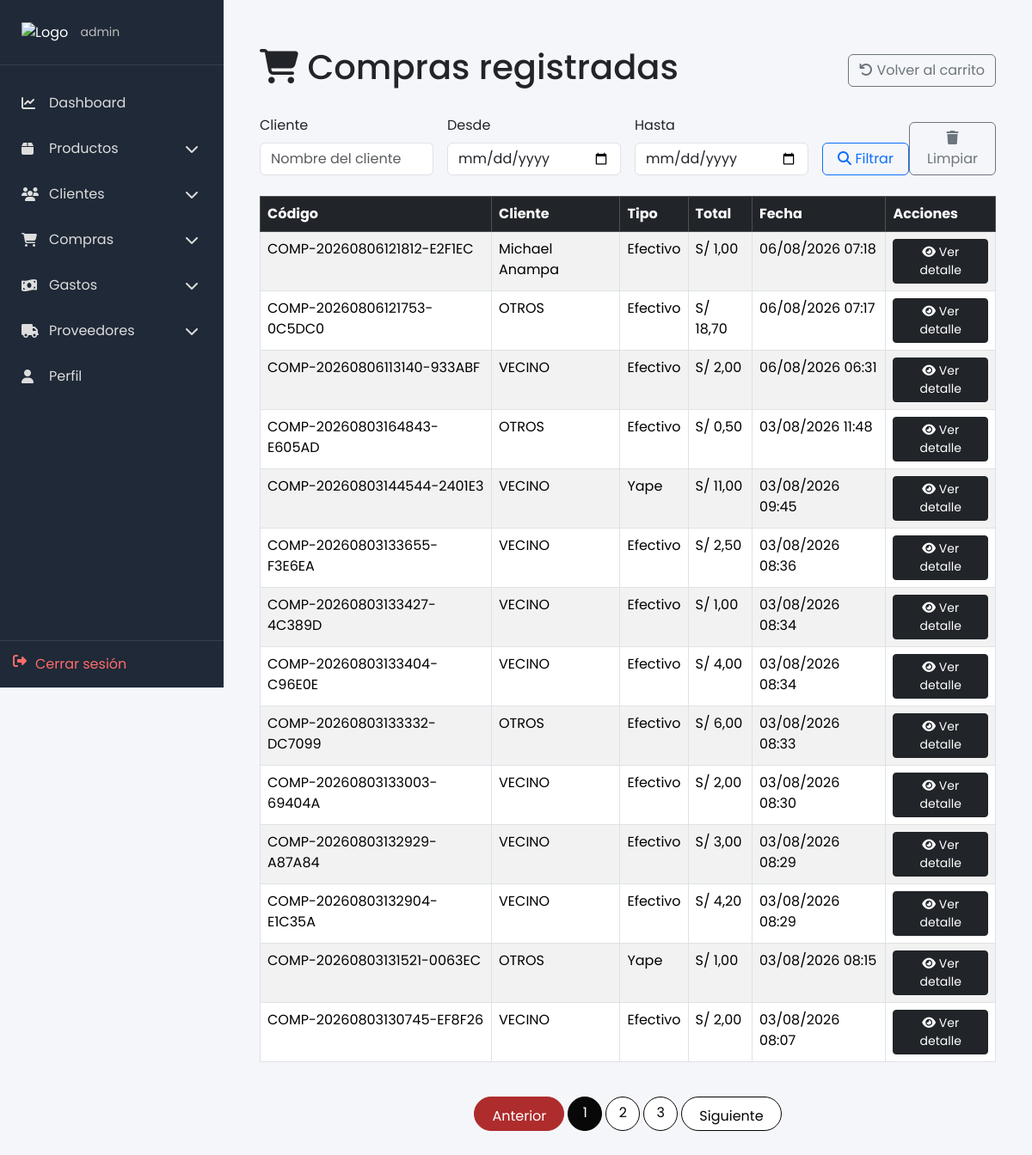
/carrito/lista-compras/ (signed in), run on an earlier commit of the app's database.
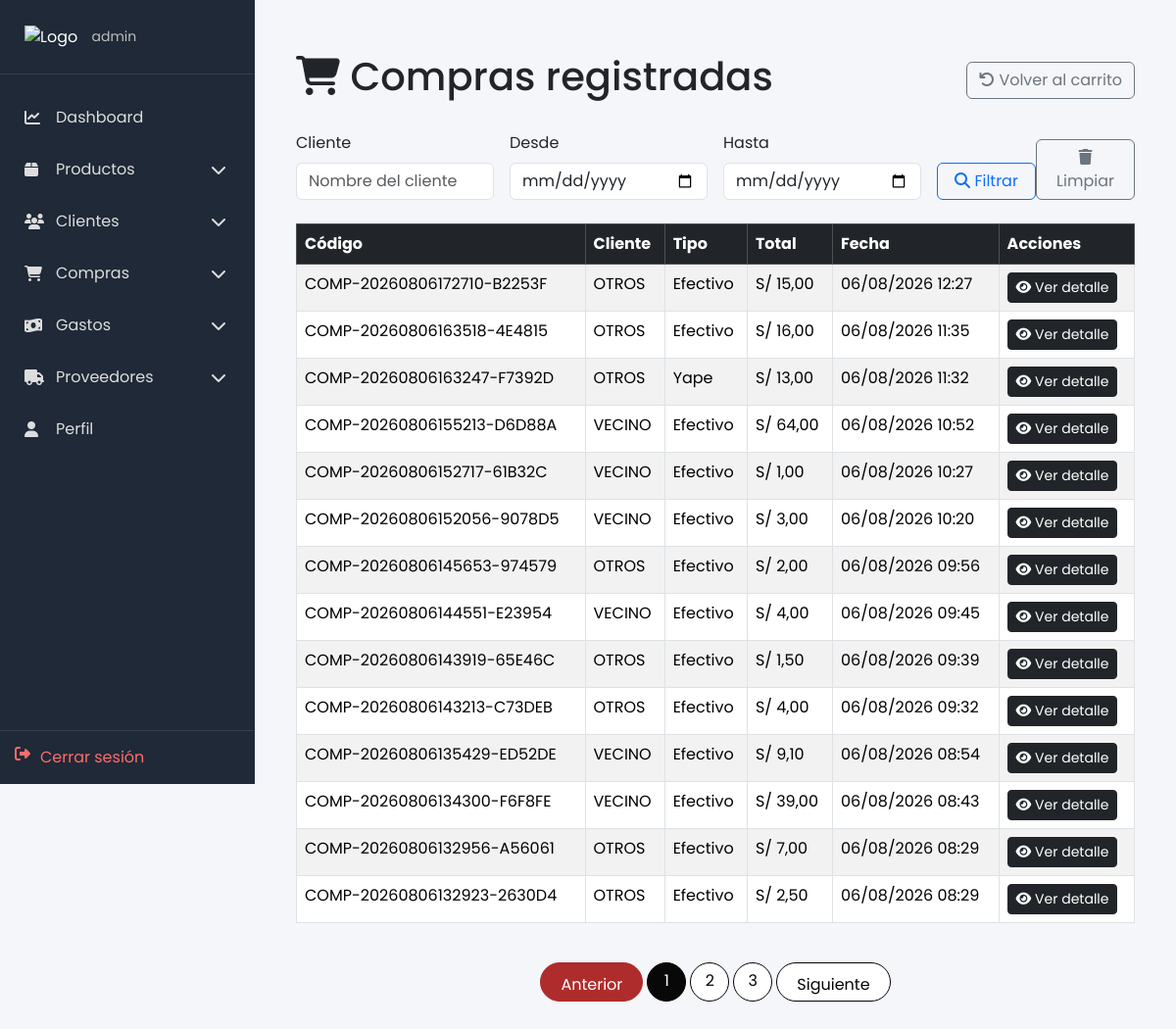
And on a later commit of the database.
### carrito/models.py (models this page shows, shortened)
class Compra(models.Model):
    TIPO_COMPRA_CHOICES = [
        ('yape', 'Yape'),
        ('efectivo', 'Efectivo'),
        ('fiado', 'Fiado'),
    ]
    codigo = models.CharField(max_length=50, unique=True)
    user = models.ForeignKey(settings.AUTH_USER_MODEL, on_delete=models.SET_NULL, null=True, blank=True)
    cliente = models.ForeignKey(Cliente, on_delete=models.SET_NULL, null=True, blank=True)
    fecha = models.DateTimeField(auto_now_add=True)
    subtotal = models.DecimalField(max_digits=12, decimal_places=2, default=Decimal('0.00'))
    descuento = models.DecimalField(max_digits=12, decimal_places=2, default=Decimal('0.00'))
    adicional = models.DecimalField(max_digits=12, decimal_places=2, default=Decimal('0.00'))
    total = models.DecimalField(max_digits=12, decimal_places=2, default=Decimal('0.00'))
    tipo_compra = models.CharField(max_length=20, choices=TIPO_COMPRA_CHOICES, default='efectivo')
    estado = models.CharField(max_length=50, default='Registrada')

### clientes/models.py (models this page shows, shortened)
class Cliente(models.Model):
    nombre = models.CharField(max_length=100)
    email = models.EmailField(unique=True)
    telefono = models.CharField(max_length=20)
    direccion = models.TextField()
    fecha_registro = models.DateTimeField(auto_now_add=True)
    activo = models.BooleanField(default=True)
    class Meta:
        ordering = ['-fecha_registro']
        verbose_name_plural = "Clientes"

### carrito/views.py (the view)
# urls.py: path('lista-compras/', views.lista_compras, name='lista_compras'),
@login_required
def lista_compras(request):
    compras = Compra.objects.select_related('cliente').order_by('-fecha')
    cliente = request.GET.get('cliente')
    fecha_inicio = request.GET.get('fecha_inicio')
    fecha_fin = request.GET.get('fecha_fin')
    if cliente:
        compras = compras.filter(cliente__nombre__icontains=cliente)
    if fecha_inicio:
        compras = compras.filter(fecha__date__gte=fecha_inicio)
    if fecha_fin:
        compras = compras.filter(fecha__date__lte=fecha_fin)
    paginator = Paginator(compras, 14)
    page = request.GET.get('page')
    page_obj = paginator.get_page(page)
    return render(request, 'lista_compras.html', {
        'compras': page_obj,
        'page_obj': page_obj,
        'cliente': cliente,
        'fecha_inicio': fecha_inicio,
        'fecha_fin': fecha_fin,
    })

### carrito/templates/lista_compras.html (shortened to what this page needs)
{% extends 'dashboard_base.html' %}
{% block content %}
<div class="container">
  <br>
  <div class="d-flex justify-content-between align-items-center mb-4">
    <h1><i class="fas fa-shopping-cart"></i> Compras registradas</h1>
    <a href="{% url 'carrito' %}" class="btn btn-outline-secondary"><i class="fas fa-arrow-rotate-left"></i> Volver al carrito</a>
  </div>
  <form method="get" class="row g-3 mb-4">
    <div class="col-md-3">
      <label class="form-label">Cliente</label>
      <input type="text" name="cliente" class="form-control" placeholder="Nombre del cliente">
    </div>
    <div class="col-md-3">
      <label class="form-label">Desde</label>
      <input type="date" name="fecha_inicio" class="form-control" value="{{ fecha_inicio }}">
    </div>
    <div class="col-md-3">
      <label class="form-label">Hasta</label>
      <input type="date" name="fecha_fin" class="form-control" value="{{ fecha_fin }}">
    </div>
    <div class="col-md-3 d-flex align-items-end">
      <div class="col-md-6">
      <button class="btn btn-outline-primary w-100"><i class="fas fa-search"></i> Filtrar
      </button>
      </div>
      <div class="col-md-6">
      <a href="{% url 'lista_compras' %}" class="btn btn-outline-secondary"><i class="fas fa-trash"></i> Limpiar</a>
      </div>
    </div>
  </form>
  {% if compras %}
    <div class="table-responsive">
      <table class="table table-hover table-striped table-bordered">
        <thead class="table-dark">
          <tr>
            <th>Código</th>
            <th>Cliente</th>
            <th>Tipo</th>
            <th>Total</th>
            <th>Fecha</th>
            <th>Acciones</th>
          </tr>
        </thead>
        <tbody>
          {% for compra in compras %}
            <tr>
              <td>{{ compra.codigo }}</td>
              <td>{% if compra.cliente %}{{ compra.cliente.nombre }}{% else %}Sin cliente{% endif %}</td>
              <td>{{ compra.get_tipo_compra_display }}</td>
              <td>S/ {{ compra.total }}</td>
              <td>{{ compra.fecha|date:'d/m/Y H:i' }}</td>
              <td>
                <a href="{% url 'compra_detalle' compra.pk %}" class="btn btn-sm btn-dark"><i class="fas fa-eye"></i> Ver detalle</a>
              </td>
            </tr>
          {% endfor %}
        </tbody>
      </table>
    </div>
  {% else %}
    <div class="alert alert-info">No hay compras registradas aún.</div>
  {% endif %}
</div>
{% if page_obj.paginator.num_pages > 1 %}
<nav aria-label="Paginación" class="mt-4">
  <ul class="pagination justify-content-center">
    {% if page_obj.has_previous %}
      <li class="page-item">
        <a class="page-link" href="?q={{ query }}&tipo={{ tipo }}&page={{ page_obj.previous_page_number }}">Anterior</a>
      </li>
    {% else %}
      <li class="page-item disabled"><span class="page-link">Anterior</span></li>
    {% endif %}
    {% for num in page_obj.paginator.page_range %}
      {% if num == page_obj.number %}
        <li class="page-item active"><span class="page-link">{{ num }}</span></li>
      {% elif num >= page_obj.number|add:'-2' and num <= page_obj.number|add:'2' %}
        <li class="page-item"><a class="page-link" href="?q={{ query }}&tipo={{ tipo }}&page={{ num }}">{{ num }}</a></li>
      {% endif %}
    {% endfor %}
    {% if page_obj.has_next %}
      <li class="page-item">
        <a class="page-link" href="?q={{ query }}&tipo={{ tipo }}&page={{ page_obj.next_page_number }}">Siguiente</a>
      </li>
    {% else %}
      <li class="page-item disabled"><span class="page-link">Siguiente</span></li>
    {% endif %}
  </ul>
</nav>
{% endif %}
{% endblock %}

What changed in the data, as far as the page shows it:
no longer on this page (row unchanged): Compra: codigo "COMP-20260806121812-E2F1EC", cliente.nombre "Michael Anampa", tipo_compra "Efectivo", total "1,00", fecha "06/08/2026 07:18"
no longer on this page (row unchanged): Compra: codigo "COMP-20260806121753-0C5DC0", cliente.nombre "OTROS", tipo_compra "Efectivo", total "18,70", fecha "06/08/2026 07:17"
no longer on this page (row unchanged): Compra: codigo "COMP-20260806113140-933ABF", cliente.nombre "VECINO", tipo_compra "Efectivo", total "2,00", fecha "06/08/2026 06:31"
no longer on this page (row unchanged): Compra: codigo "COMP-20260803164843-E605AD", cliente.nombre "OTROS", tipo_compra "Efectivo", total "0,50", fecha "03/08/2026 11:48"
no longer on this page (row unchanged): Compra: codigo "COMP-20260803144544-2401E3", cliente.nombre "VECINO", tipo_compra "Yape", total "11,00", fecha "03/08/2026 09:45"
no longer on this page (row unchanged): Compra: codigo "COMP-20260803133655-F3E6EA", cliente.nombre "VECINO", tipo_compra "Efectivo", total "2,50", fecha "03/08/2026 08:36"
no longer on this page (row unchanged): Compra: codigo "COMP-20260803133427-4C389D", cliente.nombre "VECINO", tipo_compra "Efectivo", total "1,00", fecha "03/08/2026 08:34"
no longer on this page (row unchanged): Compra: codigo "COMP-20260803133404-C96E0E", cliente.nombre "VECINO", tipo_compra "Efectivo", total "4,00", fecha "03/08/2026 08:34"
no longer on this page (row unchanged): Compra: codigo "COMP-20260803133332-DC7099", cliente.nombre "OTROS", tipo_compra "Efectivo", total "6,00", fecha "03/08/2026 08:33"
no longer on this page (row unchanged): Compra: codigo "COMP-20260803133003-69404A", cliente.nombre "VECINO", tipo_compra "Efectivo", total "2,00", fecha "03/08/2026 08:30"
no longer on this page (row unchanged): Compra: codigo "COMP-20260803132929-A87A84", cliente.nombre "VECINO", tipo_compra "Efectivo", total "3,00", fecha "03/08/2026 08:29"
no longer on this page (row unchanged): Compra: codigo "COMP-20260803132904-E1C35A", cliente.nombre "VECINO", tipo_compra "Efectivo", total "4,20", fecha "03/08/2026 08:29"
no longer on this page (row unchanged): Compra: codigo "COMP-20260803131521-0063EC", cliente.nombre "OTROS", tipo_compra "Yape", total "1,00", fecha "03/08/2026 08:15"
no longer on this page (row unchanged): Compra: codigo "COMP-20260803130745-EF8F26", cliente.nombre "VECINO", tipo_compra "Efectivo", total "2,00", fecha "03/08/2026 08:07"
added Compra: codigo "COMP-20260806172710-B2253F", cliente.nombre "OTROS", tipo_compra "Efectivo", total "15,00", fecha "06/08/2026 12:27"
added Compra: codigo "COMP-20260806163518-4E4815", cliente.nombre "OTROS", tipo_compra "Efectivo", total "16,00", fecha "06/08/2026 11:35"
added Compra: codigo "COMP-20260806163247-F7392D", cliente.nombre "OTROS", tipo_compra "Yape", total "13,00", fecha "06/08/2026 11:32"
added Compra: codigo "COMP-20260806155213-D6D88A", cliente.nombre "VECINO", tipo_compra "Efectivo", total "64,00", fecha "06/08/2026 10:52"
added Compra: codigo "COMP-20260806152717-61B32C", cliente.nombre "VECINO", tipo_compra "Efectivo", total "1,00", fecha "06/08/2026 10:27"
added Compra: codigo "COMP-20260806152056-9078D5", cliente.nombre "VECINO", tipo_compra "Efectivo", total "3,00", fecha "06/08/2026 10:20"
added Compra: codigo "COMP-20260806145653-974579", cliente.nombre "OTROS", tipo_compra "Efectivo", total "2,00", fecha "06/08/2026 09:56"
added Compra: codigo "COMP-20260806144551-E23954", cliente.nombre "VECINO", tipo_compra "Efectivo", total "4,00", fecha "06/08/2026 09:45"
added Compra: codigo "COMP-20260806143919-65E46C", cliente.nombre "OTROS", tipo_compra "Efectivo", total "1,50", fecha "06/08/2026 09:39"
added Compra: codigo "COMP-20260806143213-C73DEB", cliente.nombre "OTROS", tipo_compra "Efectivo", total "4,00", fecha "06/08/2026 09:32"
added Compra: codigo "COMP-20260806135429-ED52DE", cliente.nombre "VECINO", tipo_compra "Efectivo", total "9,10", fecha "06/08/2026 08:54"
added Compra: codigo "COMP-20260806134300-F6F8FE", cliente.nombre "VECINO", tipo_compra "Efectivo", total "39,00", fecha "06/08/2026 08:43"
added Compra: codigo "COMP-20260806132956-A56061", cliente.nombre "OTROS", tipo_compra "Efectivo", total "7,00", fecha "06/08/2026 08:29"
added Compra: codigo "COMP-20260806132923-2630D4", cliente.nombre "OTROS", tipo_compra "Efectivo", total "2,50", fecha "06/08/2026 08:29"
